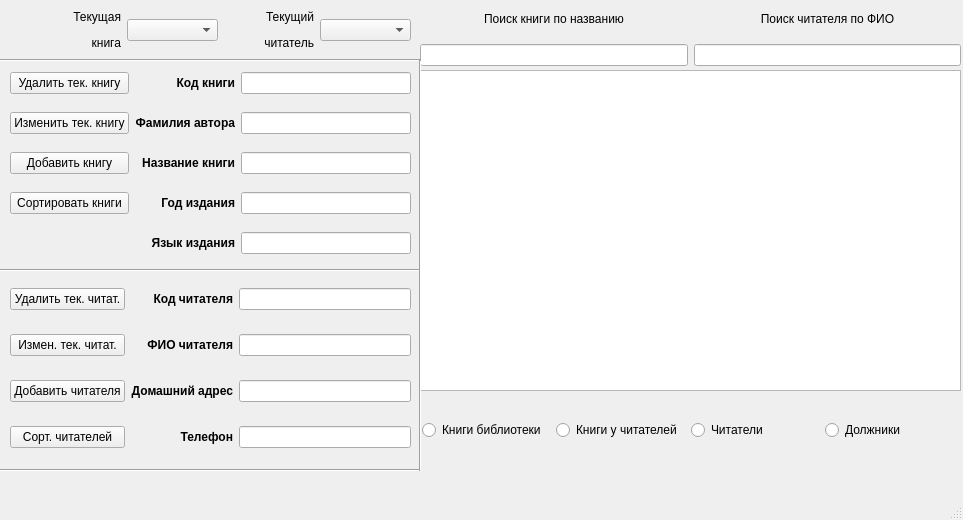
<?xml version="1.0" encoding="UTF-8"?>
<ui version="4.0">
 <class>Library</class>
 <widget class="QMainWindow" name="Library">
  <property name="geometry">
   <rect>
    <x>0</x>
    <y>0</y>
    <width>963</width>
    <height>520</height>
   </rect>
  </property>
  <property name="windowTitle">
   <string>Library</string>
  </property>
  <widget class="QWidget" name="centralwidget">
   <widget class="QWidget" name="horizontalLayoutWidget_2">
    <property name="geometry">
     <rect>
      <x>422</x>
      <y>390</y>
      <width>531</width>
      <height>81</height>
     </rect>
    </property>
    <layout class="QHBoxLayout" name="horizontalLayout_2">
     <item>
      <widget class="QRadioButton" name="booksButton">
       <property name="text">
        <string>Книги библиотеки</string>
       </property>
      </widget>
     </item>
     <item>
      <widget class="QRadioButton" name="readersBooksButton">
       <property name="text">
        <string>Книги у читателей</string>
       </property>
      </widget>
     </item>
     <item>
      <widget class="QRadioButton" name="readersButton">
       <property name="text">
        <string>Читатели</string>
       </property>
      </widget>
     </item>
     <item>
      <widget class="QRadioButton" name="debtorsButton">
       <property name="text">
        <string>Должники</string>
       </property>
      </widget>
     </item>
    </layout>
   </widget>
   <widget class="QWidget" name="gridLayoutWidget">
    <property name="geometry">
     <rect>
      <x>10</x>
      <y>60</y>
      <width>401</width>
      <height>209</height>
     </rect>
    </property>
    <layout class="QGridLayout" name="gridLayout">
     <item row="3" column="1">
      <widget class="QLabel" name="label_6">
       <property name="font">
        <font>
         <bold>true</bold>
        </font>
       </property>
       <property name="text">
        <string>Год издания</string>
       </property>
       <property name="alignment">
        <set>Qt::AlignRight|Qt::AlignTrailing|Qt::AlignVCenter</set>
       </property>
      </widget>
     </item>
     <item row="0" column="2">
      <widget class="QLineEdit" name="bookCodeEdit">
       <property name="font">
        <font>
         <bold>false</bold>
        </font>
       </property>
      </widget>
     </item>
     <item row="4" column="1">
      <widget class="QLabel" name="label_7">
       <property name="font">
        <font>
         <bold>true</bold>
        </font>
       </property>
       <property name="text">
        <string>Язык издания</string>
       </property>
       <property name="alignment">
        <set>Qt::AlignRight|Qt::AlignTrailing|Qt::AlignVCenter</set>
       </property>
      </widget>
     </item>
     <item row="3" column="2">
      <widget class="QLineEdit" name="yearEdit">
       <property name="font">
        <font>
         <bold>false</bold>
        </font>
       </property>
      </widget>
     </item>
     <item row="2" column="2">
      <widget class="QLineEdit" name="titleEdit">
       <property name="font">
        <font>
         <bold>false</bold>
        </font>
       </property>
      </widget>
     </item>
     <item row="4" column="2">
      <widget class="QLineEdit" name="languageEdit">
       <property name="font">
        <font>
         <bold>false</bold>
        </font>
       </property>
      </widget>
     </item>
     <item row="1" column="2">
      <widget class="QLineEdit" name="authorSurnameEdit">
       <property name="font">
        <font>
         <bold>false</bold>
        </font>
       </property>
      </widget>
     </item>
     <item row="2" column="1">
      <widget class="QLabel" name="label_3">
       <property name="font">
        <font>
         <bold>true</bold>
        </font>
       </property>
       <property name="text">
        <string>Название книги</string>
       </property>
       <property name="alignment">
        <set>Qt::AlignRight|Qt::AlignTrailing|Qt::AlignVCenter</set>
       </property>
      </widget>
     </item>
     <item row="1" column="1">
      <widget class="QLabel" name="label_5">
       <property name="font">
        <font>
         <bold>true</bold>
        </font>
       </property>
       <property name="text">
        <string>Фамилия автора</string>
       </property>
       <property name="alignment">
        <set>Qt::AlignRight|Qt::AlignTrailing|Qt::AlignVCenter</set>
       </property>
      </widget>
     </item>
     <item row="0" column="1">
      <widget class="QLabel" name="label_4">
       <property name="font">
        <font>
         <bold>true</bold>
        </font>
       </property>
       <property name="text">
        <string>Код книги</string>
       </property>
       <property name="alignment">
        <set>Qt::AlignRight|Qt::AlignTrailing|Qt::AlignVCenter</set>
       </property>
      </widget>
     </item>
     <item row="0" column="0">
      <widget class="QPushButton" name="deleteBookButton">
       <property name="text">
        <string>Удалить тек. книгу</string>
       </property>
      </widget>
     </item>
     <item row="1" column="0">
      <widget class="QPushButton" name="changeBookButton">
       <property name="text">
        <string>Изменить тек. книгу</string>
       </property>
      </widget>
     </item>
     <item row="2" column="0">
      <widget class="QPushButton" name="addBookButton">
       <property name="text">
        <string>Добавить книгу</string>
       </property>
      </widget>
     </item>
     <item row="3" column="0">
      <widget class="QPushButton" name="sortBooksButton">
       <property name="text">
        <string>Сортировать книги</string>
       </property>
      </widget>
     </item>
    </layout>
   </widget>
   <widget class="QWidget" name="gridLayoutWidget_2">
    <property name="geometry">
     <rect>
      <x>10</x>
      <y>270</y>
      <width>401</width>
      <height>198</height>
     </rect>
    </property>
    <layout class="QGridLayout" name="gridLayout_2">
     <item row="2" column="0">
      <widget class="QPushButton" name="addReaderButton">
       <property name="text">
        <string>Добавить читателя</string>
       </property>
      </widget>
     </item>
     <item row="0" column="1">
      <widget class="QLabel" name="label_12">
       <property name="font">
        <font>
         <bold>true</bold>
        </font>
       </property>
       <property name="text">
        <string>Код читателя</string>
       </property>
       <property name="alignment">
        <set>Qt::AlignRight|Qt::AlignTrailing|Qt::AlignVCenter</set>
       </property>
      </widget>
     </item>
     <item row="3" column="1">
      <widget class="QLabel" name="label_8">
       <property name="font">
        <font>
         <bold>true</bold>
        </font>
       </property>
       <property name="text">
        <string>Телефон</string>
       </property>
       <property name="alignment">
        <set>Qt::AlignRight|Qt::AlignTrailing|Qt::AlignVCenter</set>
       </property>
      </widget>
     </item>
     <item row="0" column="0">
      <widget class="QPushButton" name="deleteReaderButton">
       <property name="text">
        <string>Удалить тек. читат.</string>
       </property>
      </widget>
     </item>
     <item row="1" column="1">
      <widget class="QLabel" name="label_10">
       <property name="font">
        <font>
         <bold>true</bold>
        </font>
       </property>
       <property name="text">
        <string>ФИО читателя</string>
       </property>
       <property name="alignment">
        <set>Qt::AlignRight|Qt::AlignTrailing|Qt::AlignVCenter</set>
       </property>
      </widget>
     </item>
     <item row="3" column="2">
      <widget class="QLineEdit" name="phoneEdit">
       <property name="font">
        <font>
         <bold>false</bold>
        </font>
       </property>
      </widget>
     </item>
     <item row="1" column="2">
      <widget class="QLineEdit" name="readerFIOEdit">
       <property name="font">
        <font>
         <bold>false</bold>
        </font>
       </property>
      </widget>
     </item>
     <item row="2" column="2">
      <widget class="QLineEdit" name="addressEdit">
       <property name="font">
        <font>
         <bold>false</bold>
        </font>
       </property>
      </widget>
     </item>
     <item row="2" column="1">
      <widget class="QLabel" name="label_11">
       <property name="font">
        <font>
         <bold>true</bold>
        </font>
       </property>
       <property name="text">
        <string>Домашний адрес</string>
       </property>
       <property name="alignment">
        <set>Qt::AlignRight|Qt::AlignTrailing|Qt::AlignVCenter</set>
       </property>
      </widget>
     </item>
     <item row="0" column="2">
      <widget class="QLineEdit" name="readerCodeEdit">
       <property name="font">
        <font>
         <bold>false</bold>
        </font>
       </property>
      </widget>
     </item>
     <item row="1" column="0">
      <widget class="QPushButton" name="changeReaderButton">
       <property name="text">
        <string>Измен. тек. читат.</string>
       </property>
      </widget>
     </item>
     <item row="3" column="0">
      <widget class="QPushButton" name="sortReadersButton">
       <property name="text">
        <string>Сорт. читателей</string>
       </property>
      </widget>
     </item>
    </layout>
   </widget>
   <widget class="QWidget" name="horizontalLayoutWidget">
    <property name="geometry">
     <rect>
      <x>420</x>
      <y>0</y>
      <width>541</width>
      <height>66</height>
     </rect>
    </property>
    <layout class="QHBoxLayout" name="horizontalLayout">
     <item>
      <layout class="QVBoxLayout" name="verticalLayout_2">
       <item>
        <widget class="QLabel" name="label">
         <property name="font">
          <font>
           <bold>false</bold>
          </font>
         </property>
         <property name="text">
          <string>Поиск книги по названию</string>
         </property>
         <property name="alignment">
          <set>Qt::AlignCenter</set>
         </property>
        </widget>
       </item>
       <item>
        <widget class="QLineEdit" name="findBookEdit"/>
       </item>
      </layout>
     </item>
     <item>
      <layout class="QVBoxLayout" name="verticalLayout_3">
       <item>
        <widget class="QLabel" name="label_2">
         <property name="font">
          <font>
           <italic>false</italic>
           <bold>false</bold>
           <underline>false</underline>
          </font>
         </property>
         <property name="text">
          <string>Поиск читателя по ФИО</string>
         </property>
         <property name="alignment">
          <set>Qt::AlignCenter</set>
         </property>
        </widget>
       </item>
       <item>
        <widget class="QLineEdit" name="findReaderEdit"/>
       </item>
      </layout>
     </item>
    </layout>
   </widget>
   <widget class="QTableWidget" name="tableWidget">
    <property name="geometry">
     <rect>
      <x>420</x>
      <y>70</y>
      <width>541</width>
      <height>321</height>
     </rect>
    </property>
   </widget>
   <widget class="QWidget" name="layoutWidget">
    <property name="geometry">
     <rect>
      <x>30</x>
      <y>0</y>
      <width>381</width>
      <height>61</height>
     </rect>
    </property>
    <layout class="QHBoxLayout" name="horizontalLayout_3">
     <item>
      <widget class="QLabel" name="label_9">
       <property name="text">
        <string>&lt;html&gt;&lt;head/&gt;&lt;body&gt;&lt;p align=&quot;right&quot;&gt;Текущая&lt;/p&gt;&lt;p align=&quot;right&quot;&gt;книга&lt;/p&gt;&lt;/body&gt;&lt;/html&gt;</string>
       </property>
      </widget>
     </item>
     <item>
      <widget class="QComboBox" name="bookComboBox"/>
     </item>
     <item>
      <widget class="QLabel" name="label_13">
       <property name="text">
        <string>&lt;html&gt;&lt;head/&gt;&lt;body&gt;&lt;p align=&quot;right&quot;&gt;Текущий&lt;/p&gt;&lt;p align=&quot;right&quot;&gt;читатель&lt;/p&gt;&lt;/body&gt;&lt;/html&gt;</string>
       </property>
      </widget>
     </item>
     <item>
      <widget class="QComboBox" name="readerComboBox"/>
     </item>
    </layout>
   </widget>
   <widget class="Line" name="line">
    <property name="geometry">
     <rect>
      <x>0</x>
      <y>260</y>
      <width>421</width>
      <height>20</height>
     </rect>
    </property>
    <property name="orientation">
     <enum>Qt::Horizontal</enum>
    </property>
   </widget>
   <widget class="Line" name="line_2">
    <property name="geometry">
     <rect>
      <x>0</x>
      <y>50</y>
      <width>421</width>
      <height>20</height>
     </rect>
    </property>
    <property name="orientation">
     <enum>Qt::Horizontal</enum>
    </property>
   </widget>
   <widget class="Line" name="line_3">
    <property name="geometry">
     <rect>
      <x>0</x>
      <y>460</y>
      <width>421</width>
      <height>21</height>
     </rect>
    </property>
    <property name="orientation">
     <enum>Qt::Horizontal</enum>
    </property>
   </widget>
   <widget class="Line" name="line_4">
    <property name="geometry">
     <rect>
      <x>410</x>
      <y>60</y>
      <width>20</width>
      <height>411</height>
     </rect>
    </property>
    <property name="orientation">
     <enum>Qt::Vertical</enum>
    </property>
   </widget>
  </widget>
  <widget class="QMenuBar" name="menubar">
   <property name="geometry">
    <rect>
     <x>0</x>
     <y>0</y>
     <width>963</width>
     <height>25</height>
    </rect>
   </property>
  </widget>
  <widget class="QStatusBar" name="statusbar"/>
 </widget>
 <resources/>
 <connections/>
</ui>
